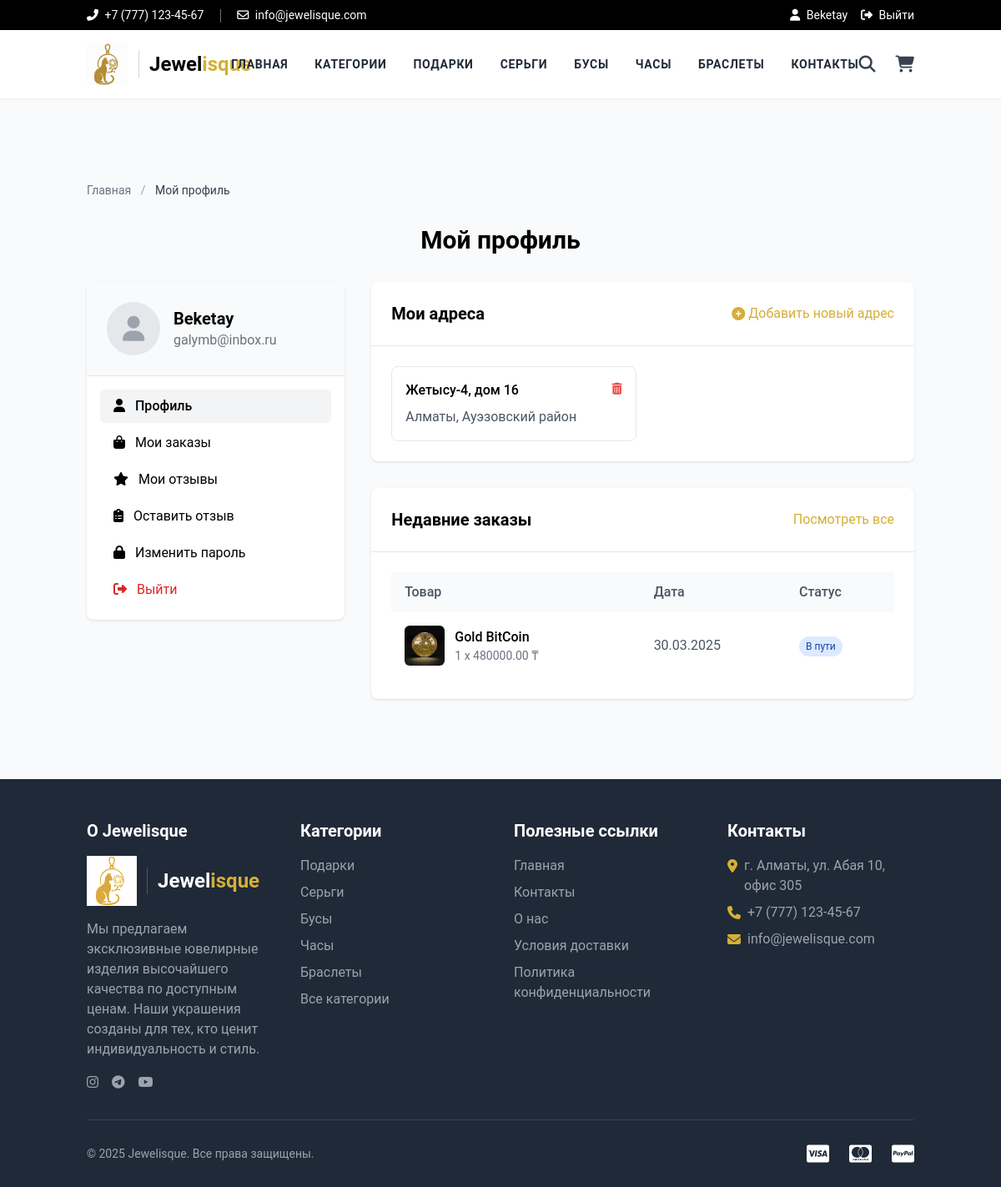
Before: /profile/ (signed in) with the older database file.
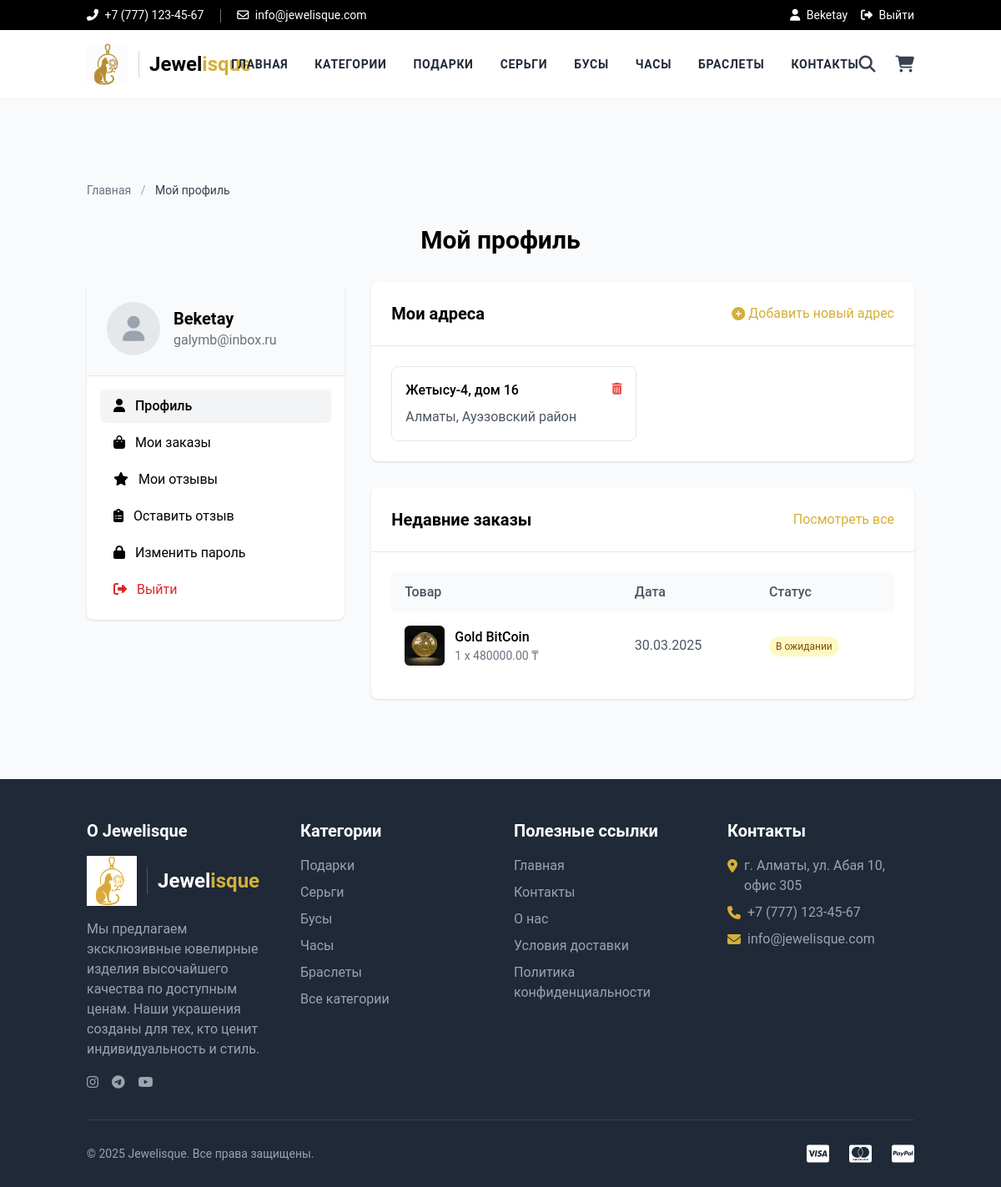
After: the same page with the newer database file.
### store/models.py (models this page shows, shortened)
class Order(models.Model):
    user = models.ForeignKey(User, verbose_name="Пользователь", on_delete=models.CASCADE, db_index=True)
    address = models.ForeignKey(Address, verbose_name="Адрес доставки", on_delete=models.CASCADE, db_index=True)
    product = models.ForeignKey(Product, verbose_name="Товар", on_delete=models.CASCADE, db_index=True)
    quantity = models.PositiveIntegerField(verbose_name="Количество")
    ordered_date = models.DateTimeField(auto_now_add=True, verbose_name="Дата заказа")
    status = models.CharField(
        choices=STATUS_CHOICES,
        max_length=50,
        default="Pending",
        verbose_name="Статус"
    )
    payment_method = models.CharField(
        choices=PAYMENT_METHOD_CHOICES,
        max_length=20,
        default="cash",
        verbose_name="Способ оплаты"
    )
    payment_status = models.CharField(
        choices=PAYMENT_STATUS_CHOICES,
        max_length=20,
        default="pending",
        verbose_name="Статус оплаты"
    )
    order_number = models.CharField(max_length=20, blank=True, null=True, verbose_name="Номер заказа", unique=True)
    class Meta:
        indexes = [
            models.Index(fields=['user']),
            models.Index(fields=['address']),
            models.Index(fields=['product']),
            models.Index(fields=['status']),
            models.Index(fields=['payment_status']),
            models.Index(fields=['order_number']),
        ]

class Product(models.Model):
    title = models.CharField(max_length=150, verbose_name="Название товара")
    slug = models.SlugField(max_length=160, verbose_name="URL товара", unique=True)
    sku = models.CharField(max_length=255, unique=True, verbose_name="Уникальный ID товара (SKU)")
    short_description = models.TextField(verbose_name="Краткое описание")
    detail_description = models.TextField(blank=True, null=True, verbose_name="Подробное описание")
    product_image = models.ImageField(upload_to='product', blank=True, null=True, verbose_name="Изображение товара")
    price = models.DecimalField(max_digits=8, decimal_places=2, verbose_name="Цена")
    category = models.ForeignKey(Category, verbose_name="Категория товара", on_delete=models.CASCADE, db_index=True)
    is_active = models.BooleanField(verbose_name="Активен?", default=True)
    is_featured = models.BooleanField(verbose_name="Рекомендуемый?", default=False)
    created_at = models.DateTimeField(auto_now_add=True, verbose_name="Дата создания")
    updated_at = models.DateTimeField(auto_now=True, verbose_name="Дата обновления")
    class Meta:
        verbose_name_plural = 'Товары'
        ordering = ('-created_at',)
        indexes = [
            models.Index(fields=['slug']),
            models.Index(fields=['sku']),
            models.Index(fields=['category']),
            models.Index(fields=['is_active']),
            models.Index(fields=['is_featured']),
            models.Index(fields=['price']),
        ]

### store/views.py (the view)
# urls.py: path('profile/', views.profile, name="profile"),
@login_required
def profile(request):
    addresses = Address.objects.filter(user=request.user)
    orders = Order.objects.filter(user=request.user)
    if request.user.is_superuser:
        all_orders = Order.objects.all()
        pending_orders = Order.objects.filter(status='Pending').count()
        recent_reviews = Review.objects.filter(created_at__gte=timezone.now()-timezone.timedelta(days=7)).count()
        context = {
            'orders': all_orders.order_by('-ordered_date'),
            'pending_orders': pending_orders,
            'recent_reviews': recent_reviews,
        }
    else:
        context = {
            'addresses': addresses,
            'orders': orders,
        }
    return render(request, 'store/profile.html', context)

### store/context_preprocessors.py (called while the page is built)
def store_menu(request):
    categories = Category.objects.filter(is_active=True)[:5]  # Ограничиваем до 5 категорий для меню
    return {'menu_categories': categories}

def cart_menu(request):
    if request.user.is_authenticated:
        cart_count = Cart.objects.filter(user=request.user).count()
        return {'cart_count': cart_count}
    return {'cart_count': 0}

### store/templatetags/store_tags.py (called while the page is built)
@register.simple_tag
def get_media_prefix():
    return settings.MEDIA_URL

### templates/store/profile.html (shortened to what the changed rows need)
{% extends 'base.html' %}
{% block content %}
<div class="container mx-auto px-4 py-12">
    <h1 class="text-3xl font-bold mb-8 text-center">{% if user.is_superuser %}Панель администратора{% else %}Мой профиль{% endif %}</h1>
    <div class="grid grid-cols-1 md:grid-cols-3 gap-8">
        <div class="md:col-span-1">
            <div class="bg-white rounded-lg shadow overflow-hidden">
                <div class="p-6 bg-gray-50 border-b">
                    <div class="flex items-center">
                        <div>
                            <h2 class="text-xl font-bold">{{ request.user.username }}</h2>
                        </div>
                    </div>
                </div>
            </div>
        </div>
        <div class="md:col-span-2">
            {% if user.is_superuser %}
            <div class="bg-white rounded-lg shadow mb-8">
                <div class="p-6 border-b">
                    <h2 class="text-xl font-bold">Статистика магазина</h2>
                </div>
                <div class="p-6 grid grid-cols-1 md:grid-cols-3 gap-4">
                    <div class="border border-gray-200 rounded-lg p-4 text-center">
                        <div class="text-3xl font-bold text-blue-600 mb-2">{{ orders.count }}</div>
                        <p class="text-gray-600">Всего заказов</p>
                    </div>
                    <div class="border border-gray-200 rounded-lg p-4 text-center">
                        <div class="text-3xl font-bold text-green-600 mb-2">{{ pending_orders }}</div>
                        <p class="text-gray-600">Ожидающих заказов</p>
                    </div>
                    <div class="border border-gray-200 rounded-lg p-4 text-center">
                        <div class="text-3xl font-bold text-yellow-600 mb-2">{{ recent_reviews }}</div>
                        <p class="text-gray-600">Новых отзывов</p>
                    </div>
                </div>
            </div>
            <div class="bg-white rounded-lg shadow mb-8">
                <div class="p-6 border-b">
                    <h2 class="text-xl font-bold">Быстрые действия</h2>
                </div>
                <div class="p-6 grid grid-cols-1 md:grid-cols-2 gap-4">
                    <a href="{% url 'store:add-product' %}" class="border border-gray-200 rounded-lg p-4 flex items-center hover:bg-gray-50 transition">
                        <div class="w-12 h-12 bg-blue-100 text-blue-600 rounded-full flex items-center justify-center mr-4">
                            <i class="fas fa-box-open text-xl"></i>
                        </div>
                        <div>
                            <h3 class="font-medium">Добавить новый товар</h3>
                            <p class="text-gray-500 text-sm">Создать и опубликовать новый товар</p>
                        </div>
                    </a>
                    <a href="{% url 'store:add-category' %}" class="border border-gray-200 rounded-lg p-4 flex items-center hover:bg-gray-50 transition">
                        <div class="w-12 h-12 bg-green-100 text-green-600 rounded-full flex items-center justify-center mr-4">
                            <i class="fas fa-folder-plus text-xl"></i>
                        </div>
                        <div>
                            <h3 class="font-medium">Добавить категорию</h3>
                            <p class="text-gray-500 text-sm">Создать новую категорию товаров</p>
                        </div>
                    </a>
                </div>
            </div>
            <div class="bg-white rounded-lg shadow">
                <div class="p-6 border-b flex justify-between items-center">
                    <h2 class="text-xl font-bold">Последние заказы</h2>
                    <a href="{% url 'store:admin-orders' %}" class="text-secondary hover:underline">
                        Посмотреть все
                    </a>
                </div>
                <div class="p-6">
                    {% if orders %}
                    <div class="overflow-x-auto">
                        <table class="min-w-full">
                            <thead>
                                <tr class="bg-gray-50 text-left text-gray-600">
                                    <th class="px-4 py-3 font-medium">Заказ №</th>
                                    <th class="px-4 py-3 font-medium">Товар</th>
                                    <th class="px-4 py-3 font-medium">Клиент</th>
                                    <th class="px-4 py-3 font-medium">Дата</th>
                                    <th class="px-4 py-3 font-medium">Статус</th>
                                </tr>
                            </thead>
                            <tbody class="divide-y">
                                {% for order in orders|slice:":5" %}
                                <tr>
                                    <td class="px-4 py-4 text-gray-600">
                                        {{ order.order_number }}
                                    </td>
                                    <td class="px-4 py-4">
                                        <div class="flex items-center">
                                            <div class="w-12 h-12 rounded-md overflow-hidden mr-3">
                                                {% if order.product.product_image %}
                                                <img src="{{ order.product.product_image.url }}" alt="{{ order.product.title }}" class="w-full h-full object-cover">
                                                {% else %}
                                                <div class="w-full h-full bg-gray-200 flex items-center justify-center text-gray-400">
                                                    <i class="fas fa-image"></i>
                                                </div>
                                                {% endif %}
                                            </div>
                                            <div>
                                                <p class="font-medium line-clamp-1">{{ order.product.title }}</p>
                                                <p class="text-gray-500 text-sm">{{ order.quantity }} x {{ order.product.price }} ₸</p>
                                            </div>
                                        </div>
                                    </td>
                                    <td class="px-4 py-4 text-gray-600">
                                        {{ order.user.username }}
                                    </td>
                                    <td class="px-4 py-4 text-gray-600">
                                        {{ order.ordered_date|date:"d.m.Y" }}
                                    </td>
                                    <td class="px-4 py-4">
                                        <span class="inline-flex px-2 py-1 text-xs rounded-full
                                            {% if order.status == 'Delivered' %}bg-green-100 text-green-800
                                            {% elif order.status == 'Pending' %}bg-yellow-100 text-yellow-800
                                            {% elif order.status == 'Cancelled' %}bg-red-100 text-red-800
                                            {% else %}bg-blue-100 text-blue-800{% endif %}">
                                            {{ order.get_status_display }}
                                        </span>
                                    </td>
                                </tr>
                                {% endfor %}
                            </tbody>
                        </table>
                    </div>
                    {% else %}
                    <div class="text-center py-8">
                        <p class="text-gray-500">В магазине пока нет заказов</p>
                    </div>
                    {% endif %}
                </div>
            </div>
            {% else %}
            <div class="bg-white rounded-lg shadow mb-8">
                <div class="p-6 border-b flex justify-between items-center">
                    <h2 class="text-xl font-bold">Мои адреса</h2>
                </div>
            </div>
            <div class="bg-white rounded-lg shadow">
                <div class="p-6 border-b flex justify-between items-center">
                    <h2 class="text-xl font-bold">Недавние заказы</h2>
                </div>
                <div class="p-6">
                    {% if orders %}
                    <div class="overflow-x-auto">
                        <table class="min-w-full">
                            <thead>
                                <tr class="bg-gray-50 text-left text-gray-600">
                                    <th class="px-4 py-3 font-medium">Товар</th>
                                    <th class="px-4 py-3 font-medium">Дата</th>
                                    <th class="px-4 py-3 font-medium">Статус</th>
                                </tr>
                            </thead>
                            <tbody class="divide-y">
                                {% for order in orders|slice:":3" %}
                                <tr>
                                    <td class="px-4 py-4">
                                        <div class="flex items-center">
                                            <div class="w-12 h-12 rounded-md overflow-hidden mr-3">
                                                {% if order.product.product_image %}
                                                <img src="{{ order.product.product_image.url }}" alt="{{ order.product.title }}" class="w-full h-full object-cover">
                                                {% else %}
                                                <div class="w-full h-full bg-gray-200 flex items-center justify-center text-gray-400">
                                                    <i class="fas fa-image"></i>
                                                </div>
                                                {% endif %}
                                            </div>
                                            <div>
                                                <p class="font-medium line-clamp-1">{{ order.product.title }}</p>
                                                <p class="text-gray-500 text-sm">{{ order.quantity }} x {{ order.product.price }} ₸</p>
                                            </div>
                                        </div>
                                    </td>
                                    <td class="px-4 py-4 text-gray-600">
                                        {{ order.ordered_date|date:"d.m.Y" }}
                                    </td>
                                    <td class="px-4 py-4">
                                        <span class="inline-flex px-2 py-1 text-xs rounded-full
                                            {% if order.status == 'Delivered' %}bg-green-100 text-green-800
                                            {% elif order.status == 'Pending' %}bg-yellow-100 text-yellow-800
                                            {% elif order.status == 'Cancelled' %}bg-red-100 text-red-800
                                            {% else %}bg-blue-100 text-blue-800{% endif %}">
                                            {{ order.get_status_display }}
                                        </span>
                                    </td>
                                </tr>
                                {% endfor %}
                            </tbody>
                        </table>
                    </div>
                    {% endif %}
                </div>
            </div>
            {% endif %}
        </div>
    </div>
</div>
{% endblock %}

Changed rows visible on the page:
changed Order "Gold BitCoin": status "В пути" → "В ожидании"
